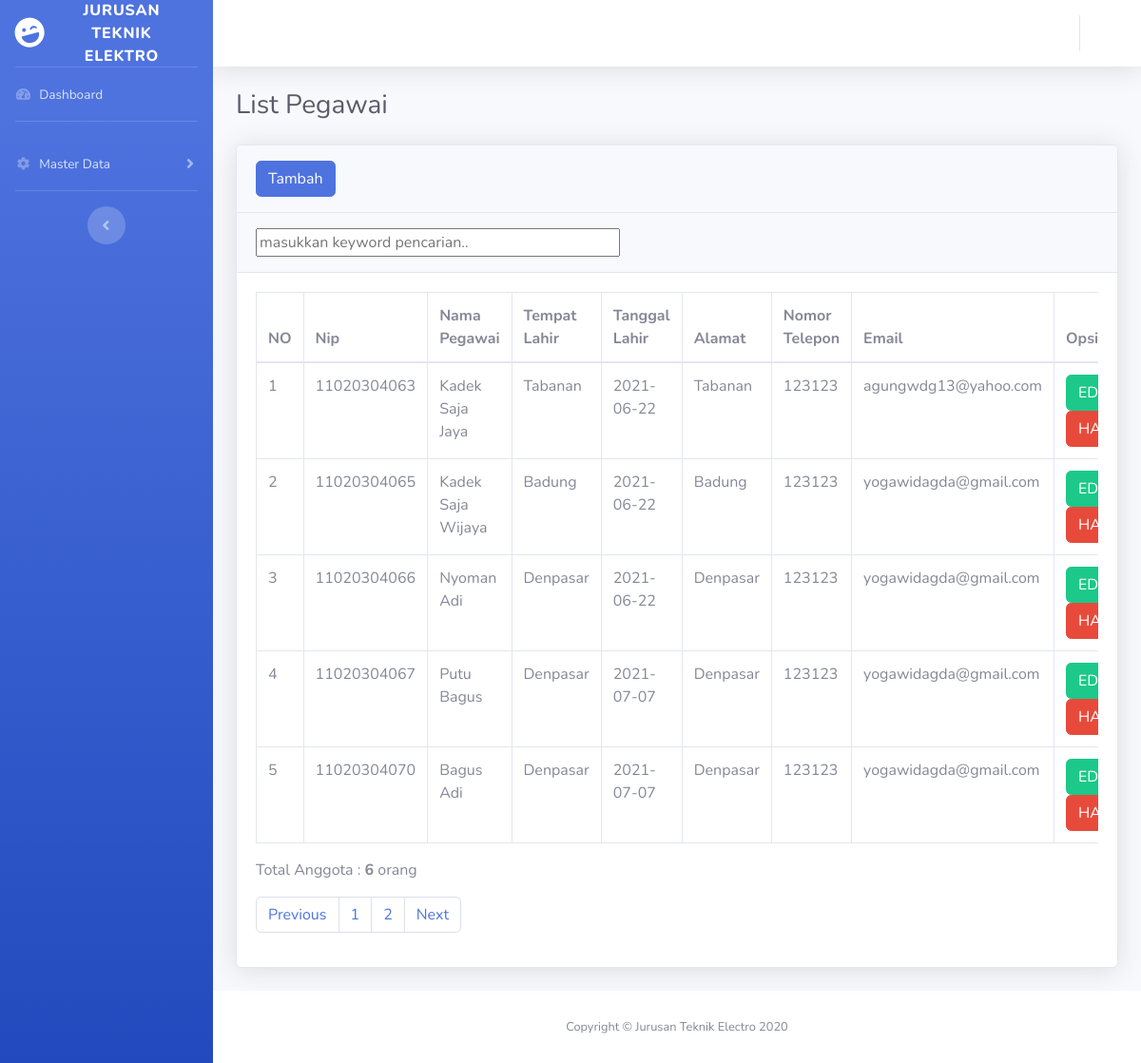
The app's page /pegawai/listpegawai.php with its own data.
### tables this page shows
CREATE TABLE `pegawai` (
  `nip_pegawai` varchar(20) NOT NULL,
  `nama_pegawai` varchar(100) NOT NULL,
  `tempatlahir_pegawai` varchar(100) NOT NULL,
  `tanggallahir_pegawai` date NOT NULL,
  `alamat_pegawai` text NOT NULL,
  `telepon_pegawai` varchar(20) NOT NULL,
  `email_pegawai` varchar(100) NOT NULL,
  `id_level` varchar(10) DEFAULT NULL
);

### pegawai/listpegawai.php (the view, shortened to what this page needs)
<!DOCTYPE html>
<html lang="en">
<head>
    <link href="../vendor/fontawesome-free/css/all.min.css" rel="stylesheet" type="text/css">
    <link href="../css/sb-admin-2.min.css" rel="stylesheet">
</head>
<body id="page-top">
    <div id="wrapper">
        <ul class="navbar-nav bg-gradient-primary sidebar sidebar-dark accordion" id="accordionSidebar">
            <a class="sidebar-brand d-flex align-items-center justify-content-center" href="index.html">
                <div class="sidebar-brand-icon rotate-n-15">
                    <i class="fas fa-laugh-wink"></i>
                </div>
                <div class="sidebar-brand-text mx-3">Jurusan Teknik Elektro <sup></sup></div>
            </a>
            <hr class="sidebar-divider my-0">
            <li class="nav-item">
                <a class="nav-link" href="indexpegawai.php">
                    <i class="fas fa-fw fa-tachometer-alt"></i>
                    <span>Dashboard</span></a>
            </li>
            <hr class="sidebar-divider">
            <li class="nav-item">
                <a class="nav-link collapsed" href="#" data-toggle="collapse" data-target="#collapseTwo"
                    aria-expanded="true" aria-controls="collapseTwo">
                    <i class="fas fa-fw fa-cog"></i>
                    <span>Master Data</span>
                </a>
            </li>
                   <hr class="sidebar-divider">
            <div class="text-center d-none d-md-inline">
                <button class="rounded-circle border-0" id="sidebarToggle"></button>
            </div>
        </ul>
        <div id="content-wrapper" class="d-flex flex-column">
            <div id="content">
                <nav class="navbar navbar-expand navbar-light bg-white topbar mb-4 static-top shadow">
                    <ul class="navbar-nav ml-auto">
                        <li class="nav-item dropdown no-arrow">
                            <a class="nav-link dropdown-toggle" href="#" id="userDropdown" role="button"
                                data-toggle="dropdown" aria-haspopup="true" aria-expanded="false">
                            </a>
                        </li>
                    </ul>
                </nav>
                <div class="container-fluid">
                     <h1 class="h3 mb-4 text-gray-800">List Pegawai</h1>
                                <div class="card shadow mb-4">
                                <div class="card-header py-3">
                                <a  class="btn btn-primary" onclick="return confirm('Apakah Yakin Untuk Tambah Data?')" href="tambahpegawai.php">Tambah</a>
                                </div>
                                <div class="card-header py-3">
                                <form action="">
                                <input type="text" placeholder="masukkan keyword pencarian.." size="40" id="keyword_pegawai">
                                </form>
                                </div>
                        <div id="container_pegawai">
                        <div class="card-body">
                            <div class="table-responsive">
                                <table class="table table-bordered" id="dataTable" width="100%" cellspacing="0">
                                    <thead>
                                        <tr>
                                        <th>NO</th>
                                        <th>Nip</th>
                                        <th>Nama Pegawai</th>
                                        <th>Tempat Lahir</th>
                                        <th>Tanggal Lahir</th>
                                        <th>Alamat</th>
                                        <th>Nomor Telepon</th>
                                        <th>Email</th>
                                        <th>Opsi</th>
                                        </tr>
                                    </thead>
                                    <tbody>
                                    <?php
                                        include '../koneksi.php';
                                        $batas=5;
                                        $halaman=@$_GET['halaman'];
                                                $mulai    =($halaman>1) ? ($halaman * $batas) - $batas : 0;
                                        if(empty($halaman)){
                                            $posisi=0;
                                            $halaman=1;
                                        }
                                        else{
                                            $posisi=($halaman-1)*$batas;
                                        }
                                        $query2=mysqli_query($koneksi,"select * from pegawai");
                                        $jmlhdata=mysqli_num_rows($query2);
                                        $jmlhhalaman=ceil($jmlhdata/$batas);
                                        $query=" select * from pegawai  LIMIT $posisi,$batas";
                                        $no=$mulai+1;
                                        $data=mysqli_query($koneksi,$query);
                                        while($d = mysqli_fetch_array($data)){
                                            ?>
                                        <tr>
                                        <Td><?php echo $no++ ?></Td>
                                        <Td><?php echo $d['nip_pegawai']; ?></Td>
                                        <Td><?php echo $d['nama_pegawai']; ?></Td>
                                        <Td><?php echo $d['tempatlahir_pegawai']; ?></Td>
                                        <Td><?php echo $d['tanggallahir_pegawai']; ?></Td>
                                        <Td><?php echo $d['alamat_pegawai']; ?></Td>
                                        <Td><?php echo $d['telepon_pegawai']; ?></Td>
                                        <Td><?php echo $d['email_pegawai']; ?></Td>
                                        <td>
				<a class="btn btn-success" onclick="return confirm('Apakah Yakin Untuk Edit Data?')" href="editpegawai.php?id=<?php echo $d['nip_pegawai']; ?>"  >EDIT</a>
				<a class="btn btn-danger" onclick="return confirm('Apakah Yakin Untuk Hapus Data?')" href="hapuspegawai.php?id=<?php echo $d['nip_pegawai']; ?>">HAPUS</a>
			</td>
                                        </tr>
                                        <?php
                                        }
                                            ?>
                                    </tbody>
                                        </table>
                                            </div>
                                            <?php   echo"<p> Total Anggota : <b>$jmlhdata</b> orang</p>"; ?>
                                            <nav aria-label="Page navigation example">
                                            <ul class="pagination">
                                            <li class="page-item"><a class="page-link" href="listpegawai.php?halaman=<?php echo $halaman-1; ?>">Previous</a></li>
                                            <?php for($i=1; $i<=$jmlhhalaman; $i++){
                                             ?>
                                            <li class="page-item"><a class="page-link" href="listpegawai.php?halaman=<?php echo $i; ?>"><?php echo"".$i; ?></a></li>
                                        <?php   } ?>
                                        <li class="page-item"><a class="page-link" href="listpegawai.php?halaman=<?php  echo $halaman+1; ?>">Next</a></li>
                                        </ul>
                                        </nav>
                                    </div>
                            </div>
                </div>
            </div>
            <footer class="sticky-footer bg-white">
                <div class="container my-auto">
                    <div class="copyright text-center my-auto">
                        <span>Copyright &copy; Jurusan Teknik Electro 2020</span>
                    </div>
                </div>
            </footer>
        </div>
    </div>
</body>
</html>

### records on screen
pegawai: nip_pegawai "11020304063", nama_pegawai "Kadek Saja Jaya", tempatlahir_pegawai "Tabanan", tanggallahir_pegawai "2021-06-22", alamat_pegawai "Tabanan", telepon_pegawai "123123", email_pegawai "agungwdg13@yahoo.com"
pegawai: nip_pegawai "11020304065", nama_pegawai "Kadek Saja Wijaya", tempatlahir_pegawai "Badung", tanggallahir_pegawai "2021-06-22", alamat_pegawai "Badung", telepon_pegawai "123123", email_pegawai "yogawidagda@gmail.com"
pegawai: nip_pegawai "11020304066", nama_pegawai "Nyoman Adi", tempatlahir_pegawai "Denpasar", tanggallahir_pegawai "2021-06-22", alamat_pegawai "Denpasar", telepon_pegawai "123123", email_pegawai "yogawidagda@gmail.com"
pegawai: nip_pegawai "11020304067", nama_pegawai "Putu Bagus", tempatlahir_pegawai "Denpasar", tanggallahir_pegawai "2021-07-07", alamat_pegawai "Denpasar", telepon_pegawai "123123", email_pegawai "yogawidagda@gmail.com"
pegawai: nip_pegawai "11020304070", nama_pegawai "Bagus Adi", tempatlahir_pegawai "Denpasar", tanggallahir_pegawai "2021-07-07", alamat_pegawai "Denpasar", telepon_pegawai "123123", email_pegawai "yogawidagda@gmail.com"

### other values on screen
$jmlhdata "6"
